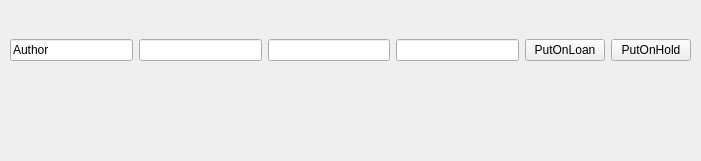
<?xml version="1.0" encoding="UTF-8"?>
<ui version="4.0">
 <class>item</class>
 <widget class="QWidget" name="item">
  <property name="geometry">
   <rect>
    <x>0</x>
    <y>0</y>
    <width>701</width>
    <height>161</height>
   </rect>
  </property>
  <property name="sizePolicy">
   <sizepolicy hsizetype="Preferred" vsizetype="Preferred">
    <horstretch>0</horstretch>
    <verstretch>0</verstretch>
   </sizepolicy>
  </property>
  <property name="windowTitle">
   <string>Form</string>
  </property>
  <widget class="QWidget" name="horizontalLayoutWidget">
   <property name="geometry">
    <rect>
     <x>10</x>
     <y>20</y>
     <width>681</width>
     <height>61</height>
    </rect>
   </property>
   <layout class="QHBoxLayout" name="horizontalLayout_2">
    <property name="sizeConstraint">
     <enum>QLayout::SizeConstraint::SetDefaultConstraint</enum>
    </property>
    <item>
     <widget class="QLineEdit" name="txtTitle_2">
      <property name="sizePolicy">
       <sizepolicy hsizetype="Expanding" vsizetype="Fixed">
        <horstretch>0</horstretch>
        <verstretch>0</verstretch>
       </sizepolicy>
      </property>
      <property name="text">
       <string>Author</string>
      </property>
      <property name="readOnly">
       <bool>true</bool>
      </property>
     </widget>
    </item>
    <item>
     <widget class="QLineEdit" name="txtAuthor_2">
      <property name="sizePolicy">
       <sizepolicy hsizetype="MinimumExpanding" vsizetype="Fixed">
        <horstretch>0</horstretch>
        <verstretch>0</verstretch>
       </sizepolicy>
      </property>
      <property name="readOnly">
       <bool>true</bool>
      </property>
     </widget>
    </item>
    <item>
     <widget class="QLineEdit" name="txtFormat_2">
      <property name="sizePolicy">
       <sizepolicy hsizetype="MinimumExpanding" vsizetype="Fixed">
        <horstretch>0</horstretch>
        <verstretch>0</verstretch>
       </sizepolicy>
      </property>
      <property name="readOnly">
       <bool>true</bool>
      </property>
     </widget>
    </item>
    <item>
     <widget class="QLineEdit" name="txtAvailable_2">
      <property name="sizePolicy">
       <sizepolicy hsizetype="MinimumExpanding" vsizetype="Fixed">
        <horstretch>0</horstretch>
        <verstretch>0</verstretch>
       </sizepolicy>
      </property>
      <property name="readOnly">
       <bool>true</bool>
      </property>
     </widget>
    </item>
    <item>
     <widget class="QPushButton" name="pushButton_3">
      <property name="text">
       <string>PutOnLoan</string>
      </property>
     </widget>
    </item>
    <item>
     <widget class="QPushButton" name="pushButton_4">
      <property name="text">
       <string>PutOnHold</string>
      </property>
     </widget>
    </item>
   </layout>
  </widget>
 </widget>
 <resources/>
 <connections/>
</ui>
